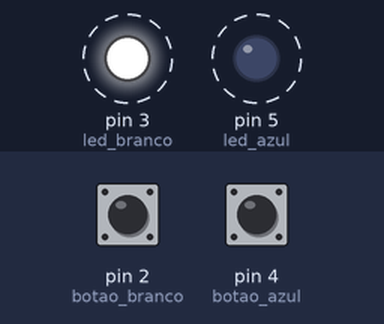
This program was run on a simulated Arduino Uno, built with avr-gcc and run on an emulated ATmega328P. Parts: output pins drawn as LEDs (lit = HIGH). Dashed ring = blinking. Inputs (shaded band) come from the test bench; at power-on: pin 2 (botao_branco) HIGH, pin 4 (botao_azul) HIGH. What the program prints to the serial monitor is not drawn.

Above: at 0.03 s.
Timing chart, 0 to 3.0 s (numbered marks = the images above):
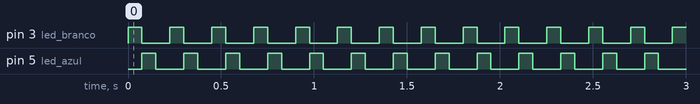

Measured:
- by itself, pin 3 (led_branco), pin 5 (led_azul): alternates HIGH for 0.08 s and LOW for 0.15 s

The program:

main.cpp
```cpp
    //Introduzir a biblioteca de Arduino
#include <Arduino.h>

//Introdução das variáveis

//Pino do LED branco - D2
int led_branco = 3;
//Pino do botão do LED branco - A0
int botao_branco = 2;
//Variável do estado do botão do LED branco
int estado_do_botao_branco = 0;

//Pino do LED azul - D3
int led_azul = 5;
//Pino do botão do LED azul - A1
int botao_azul = 4;
//Variável do estado do botão do LED azul
int estado_do_botao_azul = 0;

//Variável da opção
int opcao = 0;

//Variável do tempo de 75 milisegundos
int tempo = 75;

//Configurações
void setup()
{
    //Velocidade do monitor
    Serial.begin(9600);

    //Pino para o botão do LED branco
    pinMode(botao_branco, INPUT);

    //Pino para o LED branco
    pinMode(led_branco, OUTPUT);

    //Pino para o botão do LED azul
    pinMode(botao_azul, INPUT);

    //Pino para o LED azul
    pinMode(led_azul, OUTPUT);
}
//Execução da tarefa
void loop()
{
//Leitura do estado dos botões...

//...branco...
estado_do_botao_branco = digitalRead(botao_branco);
//...e verde
estado_do_botao_azul = digitalRead(botao_azul);


//Se os 2 botões não estiverem pressionados...
if (estado_do_botao_branco == LOW) (estado_do_botao_azul == LOW);
//...então realiza-se o caso 0
{
    opcao = 0;
}

//Se só o botão do LED branco estiver pressionado...
if (estado_do_botao_branco == HIGH) (estado_do_botao_azul == LOW);
//...então realiza-se o caso 1
{
    opcao = 1;
}

//Se só o botão do LED azul estiver pressionado...
if (estado_do_botao_branco == LOW) (estado_do_botao_azul == HIGH);
//...então realiza-se o caso 2
{
    opcao = 2;
}

//Se os 2 botões estiverem pressionados...
if (estado_do_botao_branco == HIGH) (estado_do_botao_azul == HIGH);
//...então realiza-se o caso 3
{
    opcao = 3;
}

    switch (opcao)
    {
    //Caso 0: Se os 2 botões não estiverem pressionados...
    case 0:
    //..., os LEDs ficam desligados
    digitalWrite(led_branco, LOW);
    digitalWrite(led_azul, LOW);
    //E aparece a informação no monitor
    Serial.println("LEDs desligados");
    break;

    //Caso 1: Se só o botão do LED branco estiver pressionado...
    case 1:
    //..., o LED branco liga-se
    digitalWrite(led_branco, LOW);
    digitalWrite(led_azul, HIGH);
    //E aparece a informação no monitor
    Serial.println("LED branco ligado");
    break;

    //Caso 2: Se só o botão do LED azul estiver pressionado
    case 2:
    //...,o LED azul liga-se
    digitalWrite(led_branco, HIGH);
    digitalWrite(led_azul, LOW);
    //E aparece a informação no monitor
    Serial.println("LED azul ligado");
    break;

    //Caso 3: Se os 2 botões estiverem pressionados
    case 3:
    //..., os LEDs começam a piscar
    digitalWrite(led_branco, HIGH);
    delay(tempo);
    digitalWrite(led_branco, LOW);
    digitalWrite(led_azul, HIGH);
    delay(tempo);
    digitalWrite(led_azul, LOW);
    //E aparece a informação no monitor
    Serial.println("LEDs a piscar");
    break;

    //No caso extremo...
    default:
    //..no monitor aparece a informação sobre o erro
    Serial.println("Erro");
    break;
    }

    //Espera de 75 milisegundos
    delay(tempo);
}
```
